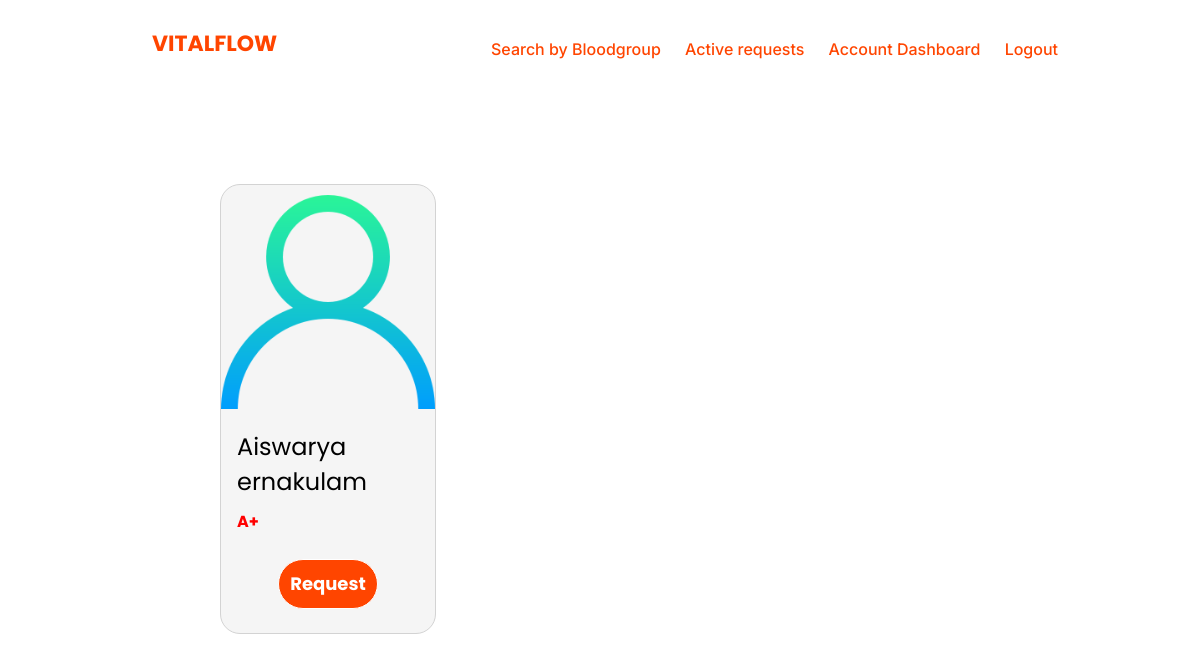
The app's page /pat_dashboard.php (signed in) with its own data.
### tables this page shows
CREATE TABLE IF NOT EXISTS `donorreg` (
  `donusr` varchar(50) NOT NULL,
  `pwd` varchar(1000) NOT NULL,
  `dname` varchar(50) NOT NULL,
  `dob` date NOT NULL,
  `bgroup` varchar(30) NOT NULL,
  `phone` varchar(15) NOT NULL,
  `email` varchar(50) NOT NULL,
  `district` varchar(30) NOT NULL,
  PRIMARY KEY (`donusr`),
  UNIQUE KEY `usrname` (`donusr`)
);

### pat_dashboard.php (the view, shortened to what this page needs)
<?php
    $bgroup = $_SESSION['bgroup'];
?>
<html>
    <head>
        <link rel="stylesheet" href="css\userdisplay.css">
    </head>
    <body>
        <?php
            include_once 'header.php';
        ?>
        <main>
            <?php
                include 'conn.php';
                $s = "select * from donorreg where bgroup='$bgroup';";
                $rs = mysqli_query($conn, $s);
                if (mysqli_num_rows($rs) > 0)
                {
                    while ($row = mysqli_fetch_assoc($rs))
                    {
                        echo '<form action="request.php" method="post">';
                        echo '<div class="card">';
                        echo '<div class="image">';
                        echo '<img src="images\user.png">';
                        echo '</div>';
                        echo '<div class="caption">';
                        echo '<p class="name">' . $row['dname'] . '</p>';
                        echo '<p class="district">' . $row['district'] . '</p>';
                        echo '<p class="bloodgroup">' . $row['bgroup'] . '</p>';
                        echo '</div>';
                        echo '<button class="request" type="submit">Request</button>';
                        echo '</div>';
                        echo '</form>';
                    }
                }
                else
                {
                    echo '<div class="message">
                            <h2>No Donors Found</h2>
                            <p>If an emergency, kindly check with your nearest blood bank at the earliest.<br> <a href="https://www.google.com/maps/search/blood+bank+near+me/">More details...</a></p>
                        </div>';
                }
            ?>
        </main>
    </body>
</html>

### css/userdisplay.css (style rules this page uses)
body { margin: 0; padding: 0; background-image: url("login.jpeg"); background-size: 1920px; background-repeat: no-repeat; height: 100vh; }
* { font-family: "Poppins", sans-serif; margin: 0; padding: 0; box-sizing: border-box; }
main { max-width: 1500px; width: 75%; margin: 30px auto; display: flex; flex-wrap: wrap; margin: auto; margin-top: 75px; margin-bottom: 150px; margin-left: 200px; margin-right: 150px; }
main .card { background-color: whitesmoke; max-width: 300px; flex: 1 1 calc(33.33% - 40px); text-align: center; height: 450px; border: 1px solid lightgrey; margin: 20px; display: flex; border-radius: 20px; flex-direction: column; justify-content: space-between; }
main .card .image { padding-top: 10px; height: 50%; margin-bottom: 20px; }
main .card .image img { width: 100%; height: 100%; object-fit: contain; }
main .card .caption { padding-left: 1em; text-align: left; }
main .card .caption p { font-size: 1.5rem; margin: 0; }
main .card .caption .name { display: flex; }
main .card .caption .bloodgroup { font-size: 16px; font-weight: bold; color: #FF0000; margin-top: 10px; }
main .card button { width: 100px; height: 50px; border: 1px solid; border-radius: 25px; background: orangered; font-size: 18px; color: white; font-weight: 700; cursor: pointer; outline: none; margin: auto; display: flex; justify-content: center; align-items: center; }

### header.php (style rules this page uses)
body { margin: 0; padding: 0; font-family: 'Poppins', sans-serif; }

### records on screen
donorreg: dname "Aiswarya", district "ernakulam", bgroup "A+"
